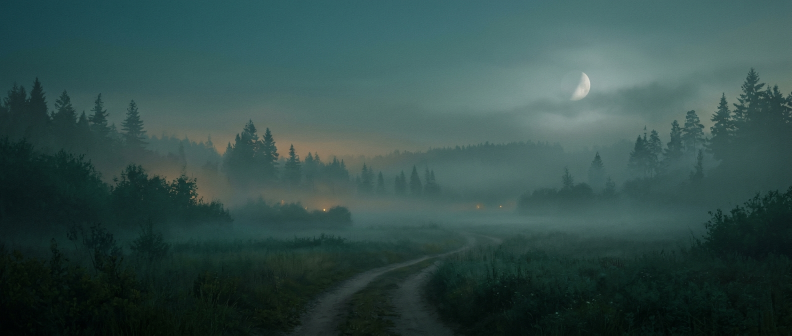
#> input picture docs/journey-source/00-mist-valley.jpg, 1584 x 672 px (shown at 1/2 size)
$ python prepare-journey-assets.py
#> lines starting #> are read from the running program, lines starting #| are printed output that depends on the picture
"""Prepare Mode B art for the 960x200 travel strip.

Source plates are cinematic 2.35:1 (1584x672). The strip is 24:5, so each
plate is cropped vertically around a per-scene focus point. walk/camp are
chroma/white-background cutouts, because JPEG has no alpha.

Run from the repo root:
    <python> scripts/prepare-journey-assets.py
"""
from pathlib import Path

import numpy as np
from PIL import Image, ImageEnhance, ImageFilter

ROOT = Path(__file__).resolve().parent.parent
SOURCE = ROOT / "docs" / "journey-source"
ASSETS = ROOT / "src" / "renderer" / "journey" / "assets"

# Focus is the normalized y centre of the 24:5 crop. The crop keeps the full
# width; it only removes sky/foreground, never left/right composition.
PLATES = {
    "00-mist-valley.jpg": ("00-mist-valley.jpg", 0.47),
    "01-pine-slope.jpg": ("01-pine-slope.jpg", 0.55),
    "02-old-station.jpg": ("02-old-station.jpg", 0.52),
    "03-wind-plain.jpg": ("03-wind-plain.jpg", 0.50),
    "04-star-lake.jpg": ("04-star-lake.jpg", 0.50),
    "05-north-shore.jpg": ("05-north-shore.jpg", 0.50),
}

STRIP_W, STRIP_H = 1584, 330  # exactly 24:5, 1.65x the 960x200 CSS strip


def smoothstep(value, low, high):
    t = np.clip((value - low) / (high - low), 0, 1)
    return t * t * (3 - 2 * t)


# [17 lines left out: function crop_to_alpha, not called in this run]


def cutout_green(source_path):
    image = Image.open(source_path).convert("RGB")
    rgb = np.asarray(image).astype(np.float32)
    red, green, blue = rgb[..., 0], rgb[..., 1], rgb[..., 2]
    # Green screen: G is far above R/B on the background, never on the figure.
    chroma = green - np.maximum(red, blue)
    alpha = (1 - smoothstep(chroma, 18, 62)) * 255
    mask = Image.fromarray(alpha.astype(np.uint8), "L")
    mask = mask.filter(ImageFilter.MinFilter(3)).filter(ImageFilter.GaussianBlur(0.5))
    result = image.convert("RGBA")
    result.putalpha(mask)
    return crop_to_alpha(result)


# [16 lines left out: function cutout_white, not called in this run]


def cutout_traveler():
    result = cutout_green(SOURCE / "walk.jpg")
    result.save(ASSETS / "traveler" / "walk.png", optimize=True)
    return result.size


# [44 lines left out: functions cutout_traveler_states, cutout_camp, not called in this run]


def main():
    for directory in (ASSETS / "backgrounds", ASSETS / "traveler", ASSETS / "props"):
        directory.mkdir(parents=True, exist_ok=True)

    for source_name, (output_name, focus) in PLATES.items():
        source_path = SOURCE / source_name
        if not source_path.exists():
            raise SystemExit(f"missing source plate: {source_path}")
        image = Image.open(source_path).convert("RGB")
#> image is the input picture: PIL image 1584x672 RGB; mean R, G, B 50.8, 77.6, 74.5
        crop_h = int(round(image.width * STRIP_H / STRIP_W))
#> crop_h = 330
        crop_h = min(crop_h, image.height)
        top = int(round((image.height - crop_h) * focus))
#> top = 161
        top = max(0, min(image.height - crop_h, top))
        plate = image.crop((0, top, image.width, top + crop_h))
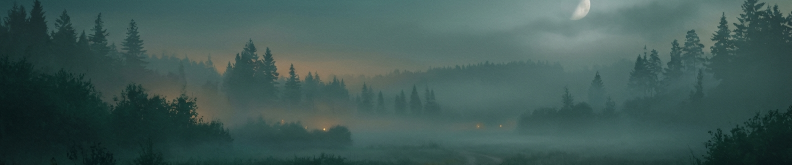
#> plate: PIL image 1584x330 RGB (shown at 1/2 size); mean R, G, B 63.5, 89.4, 85.6
        plate = plate.resize((STRIP_W, STRIP_H), Image.LANCZOS)
        plate.save(ASSETS / "backgrounds" / output_name, quality=92, subsampling=0)
        print(f"background {output_name}: {plate.size} (source top {top})")
#| background 00-mist-valley.jpg: (1584, 330) (source top 161)
#> pass 2 of the loop in main, `for source_name, (output_name, focus) in PLATES.items():`:
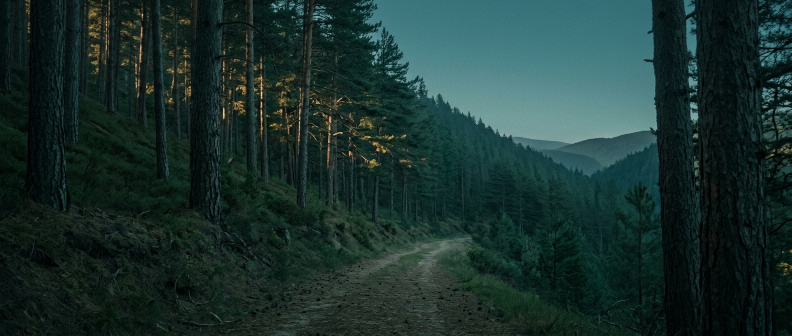
#> input picture docs/journey-source/01-pine-slope.jpg, 1584 x 672 px (shown at 1/2 size)
#> in main, image is the input picture: PIL image 1584x672 RGB; mean R, G, B 26.8, 49.6, 46.2
#> in main, `plate = image.crop((0, top, image.width, top + crop_h))`:
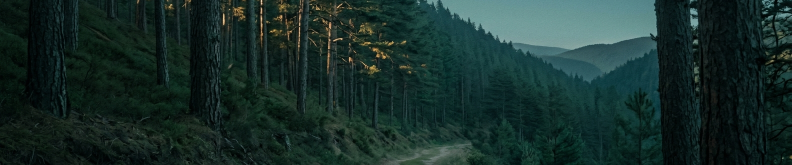
#> plate: PIL image 1584x330 RGB (shown at 1/2 size); mean R, G, B 24.3, 46.4, 42.3
#| background 01-pine-slope.jpg: (1584, 330) (source top 188)
#> pass 3 of the loop in main, `for source_name, (output_name, focus) in PLATES.items():`:
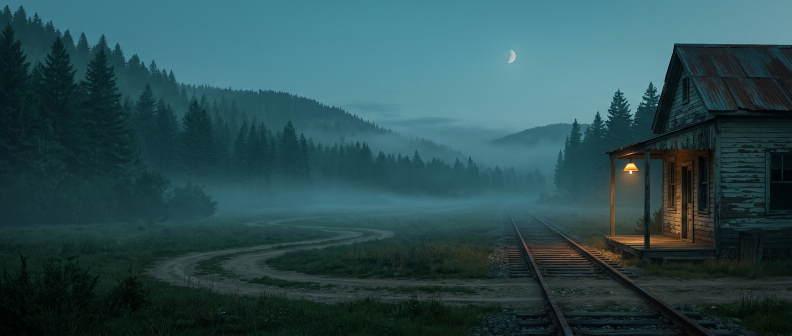
#> input picture docs/journey-source/02-old-station.jpg, 1584 x 672 px (shown at 1/2 size)
#> in main, image is the input picture: PIL image 1584x672 RGB; mean R, G, B 42.9, 77.1, 81.4
#> in main, `plate = image.crop((0, top, image.width, top + crop_h))`:
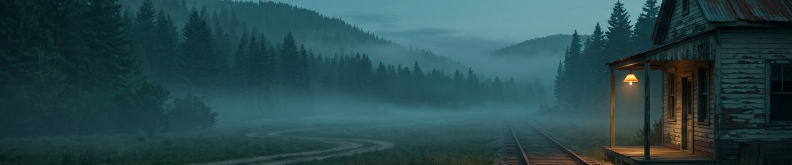
#> plate: PIL image 1584x330 RGB (shown at 1/2 size); mean R, G, B 40.3, 73.2, 77.3
#| background 02-old-station.jpg: (1584, 330) (source top 178)
#> the loop made 6 passes; the first 3 are shown

    print("traveler", cutout_traveler())
    cutout_traveler_states()
    print("camp", cutout_camp())


if __name__ == "__main__":
#> (the run stopped early here; a loop or call above may not have finished)
